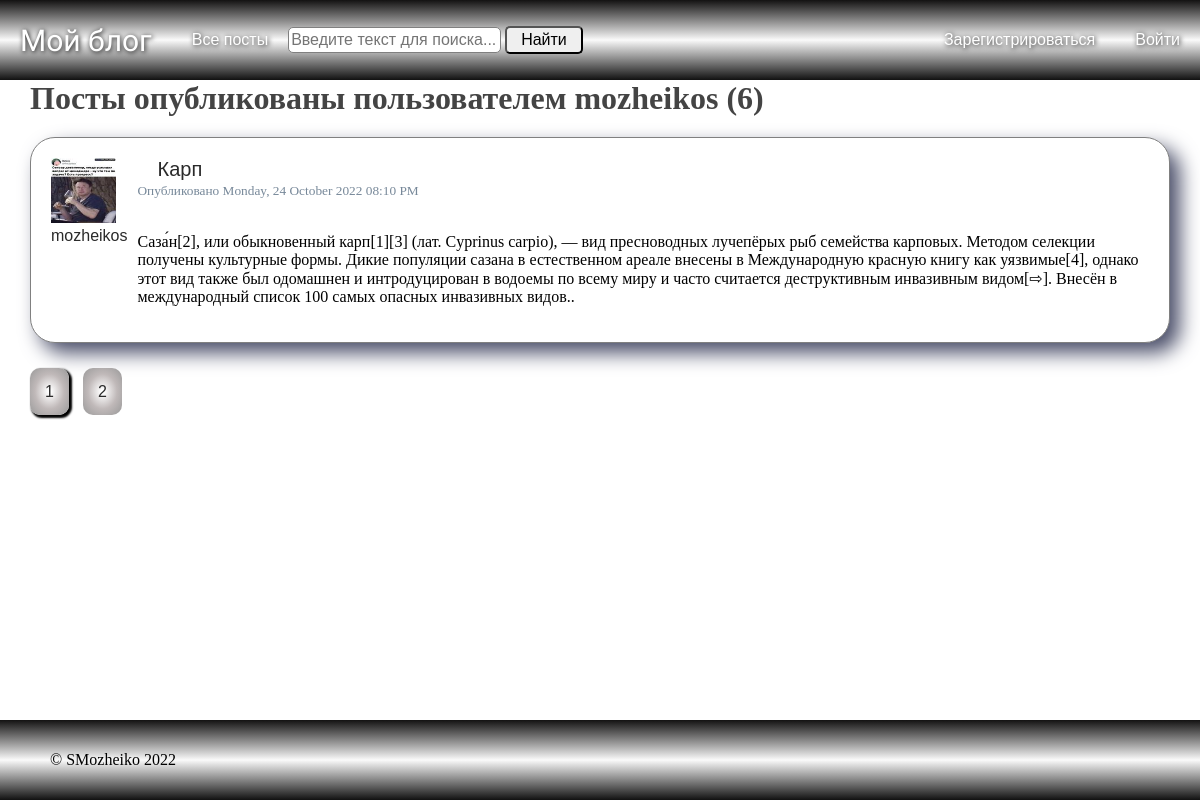
Page /user_posts?username=mozheikos&page=2 on the committed database.
### blog_flask/models.py (models this page shows, shortened)
class User(db.Model, UserMixin):
    id = db.Column(db.Integer, primary_key=True)
    username = db.Column(db.String(20), unique=True, nullable=False)
    email = db.Column(db.String(120), unique=True, nullable=False)
    avatar = db.Column(db.String(100), nullable=False, default='default.png')
    password = db.Column(db.String(100), nullable=False)
    posts = db.relationship(
        'Post',
        back_populates='author',
        lazy=True,
        uselist=True
    )

class Post(db.Model):
    id = db.Column(db.Integer, primary_key=True)
    title = db.Column(db.String(100), nullable=False)
    created_at = db.Column(db.DateTime, nullable=False, default=datetime.datetime.utcnow())
    content = db.Column(db.Text, nullable=False)
    user_id = db.Column(
        db.Integer, db.ForeignKey(
            'user.id',
            ondelete='CASCADE',
            onupdate='CASCADE'
        ), nullable=False
    )
    author = db.relationship(
        User,
        back_populates='posts',
        uselist=False
    )

### blog_flask/users/routes.py (the view)
@users.route('/user_posts')
def user_posts():
    username = request.args.get('username', type=str)
    page = request.args.get('page', 1, type=int)
    user = User.query.filter_by(username=username).first()
    posts = Post.query.filter_by(author=user).order_by(
        Post.created_at.desc()
    ).paginate(page=page, per_page=5)
    return render_template('user_posts.html', posts=posts, user=user)

### blog_flask/context_processsors.py
class SearchForm(FlaskForm):
    search = StringField(
        label='Поиск',
        validators=[DataRequired()]
    )
    find = SubmitField(
        label='Найти'
    )

### run.py (called while the page is built)
@app.context_processor
def search():
    form = SearchForm()
    return dict(search=form)

@app.context_processor
def year():
    today_year = datetime.datetime.now().year
    return dict(year=today_year)

### blog_flask/templates/user_posts.html
{% extends "layout.html" %}
{% block content %}
    <h1 class="mb-3">Посты опубликованы пользователем {{ user.username }} ({{ posts.total }})</h1>
    {% for post in posts.items %}
    <div class="content-card">
      <div class="card-author">
        <img class="article-img" src="{{ url_for('static', filename='profile_pictures/' + post.author.avatar) }}">
        <a class="navbar-user card-title card-author" href="{{ url_for('users.user_posts', username=post.author.username) }}" style="margin: 0 auto">{{ post.author.username }}</a>
      </div>
      <div class="card">
        <div class="card-body">
          <h4 class="card-title"><a class="navbar-user card-title" href="{{ url_for('posts.post', post_id=post.id) }}">{{ post.title }}</a></h4>
          <small>Опубликовано {{ post.created_at.strftime('%A, %d %B %Y %I:%M %p') }}</small>
          <br>
          <br>
          <p class="card-text">{{ post.content }}</p>
        </div>
      </div>
    </div>
    {% endfor %}
    <div class="pagination">
        {% for page_num in posts.iter_pages(left_edge=1, right_edge=1, left_current=1, right_current=2) %}
          {% if page_num %}
            {% if posts.page == page_num %}
              <a class="paginate-button selected-page" href="{{ url_for('users.user_posts', username=user.username, page=page_num) }}">{{ page_num }}</a>
            {% else %}
              <a class="paginate-button" href="{{ url_for('users.user_posts', username=user.username, page=page_num) }}">{{ page_num }}</a>
            {% endif %}
          {% else %}
            ...
          {% endif %}
        {% endfor %}
    </div>
{% endblock content %}

### blog_flask/static/main.css (style rules this page uses)
body { margin: 0; padding: 0; }
.navbar-user { font-size: 20px; font-family: Impact, Charcoal, sans-serif; font-weight: normal; margin: 20px; }
.search input { line-height: 20px; font-size: 16px; font-family: Ubuntu, sans-serif; font-weight: normal; border-radius: 5px; }
.search-input { padding: 2px; color: black; border: 1px solid gray; }
.search-button { padding: 2px 14px; cursor: pointer; color: black; }
.pagination { margin: 20px 0; }
.paginate-button { margin-right: 10px; padding: 15px; border-radius: 10px; box-sizing: border-box; box-shadow: 2px 2px 2px 1px black; font-family: Impact, Charcoal, sans-serif; text-decoration: none; color: #2a2a2a; background: radial-gradient(white 5%, rgb(192, 185, 185), rgb(152, 152, 152)); }
.selected-page { box-shadow: none; }
h1, h2, h3, h4, h5, h6 { margin: 0; color: #444444; }
.content-card { display: flex; padding: 20px; border: 1px solid grey; border-radius: 25px; background-color: white; box-shadow: 10px 10px 20px #4a4e69; margin: 20px 0; }
.card { margin-left: 10px; }
.card-title { text-decoration: none; color: #2a2a2a; }
.card-author { font-size: 16px; margin: 0; }
.article-img { height: 65px; width: 65px; padding: 0; margin: 0; }
small { color: lightslategrey; }

### rows in the picture
User: username "mozheikos"
Post: avatar (picture), author.username "mozheikos", title "Карп", created_at "Monday, 24 October 2022 08:10 PM", content "Саза́н[2], или обыкновенный карп[1][3] (лат. Cyprinus carpio), — вид пресноводных лучепёрых рыб семейства карповых. Методом селекции получены культурные формы. Дикие популяции сазана в естественном ареале внесены в Международную красную книгу как уязвимые[4], однако этот вид также был одомашнен и интродуцирован в водоемы по всему миру и часто считается деструктивным инвазивным видом[⇨]. Внесён в международный список 100 самых опасных инвазивных видов.."

### other values in the picture
{{ posts.total }} "6"
{{ page_num }} "1"
{{ page_num }} "2"
